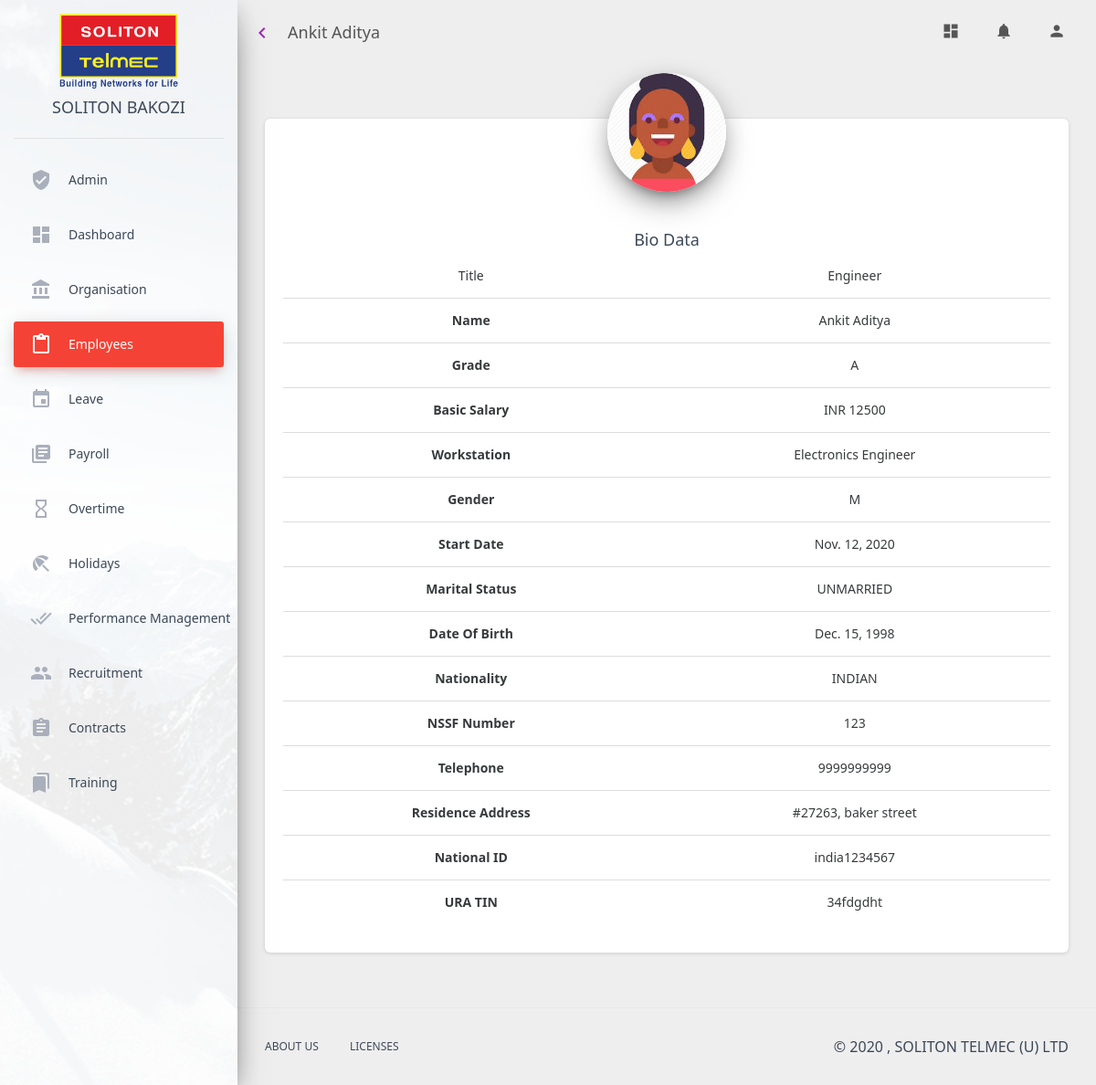
The app's page /employee_profile_page/2/ (signed in) with its own data.
### employees/models.py (models this page shows, shortened)
class Employee(models.Model):
    first_name = models.CharField(max_length=30)
    last_name = models.CharField(max_length=30)
    basic_salary = models.IntegerField(default=1000000)
    bonus = models.FloatField(default=0)
    local_service_tax = models.FloatField(default=0)
    grade = models.CharField(max_length=3, default="")
    gender = models.CharField(max_length=10)
    start_date = models.DateField()
    marital_status = models.CharField(max_length=10)
    dob = models.DateField()
    nationality = models.CharField(max_length=20)
    nssf_no = models.CharField(max_length=20)
    telephone_no = models.CharField(max_length=20)
    residence_address = models.CharField(max_length=20)
    national_id = models.CharField(max_length=20)
    ura_tin = models.CharField(max_length=20)
    annual_allowance = models.IntegerField(default=21)
    leave_balance = models.IntegerField(default=21)
    balance_last_year = models.IntegerField(default=0)
    leave_status = models.CharField(max_length=45, default="At Work")
    image_url = models.CharField(max_length=20, default="")
    status = models.CharField(max_length=20, default="Active")
    title = models.CharField(max_length=10, blank=True)
    work_station = models.CharField(max_length=20, blank=True)
    currency = models.ForeignKey(Currency, on_delete=models.CASCADE, blank=True, default=1)
    lunch_allowance = models.IntegerField(default=0)
    @property
    def position(self):
        return self.organisationdetail.position.name
    def __str__(self):
        return self.first_name + " " + self.last_name

### settings/models.py (models this page shows)
class Currency(models.Model):
    code = models.CharField(max_length=10,unique=True, default="UGX")
    desc = models.CharField(max_length=20,default="Ugandan Shillings")
    cost = models.CharField(max_length=20,default="1")
    def __str__(self):
        return self.code

### employees/views.py (the view)
# urls.py: path('employee_profile_page/<int:employee_id>/', views.employee_profile_page, name="employee_profile_page"),
def employee_profile_page(request, employee_id):
    employee = get_employee(employee_id)
    context = {
        "user": request.user,
        "employees_page": "active",
        "employee": employee,
    }
    return render(request, 'employees/employee_profile.html', context)

### employees/selectors.py (called while the page is built)
def get_employee(employee_id):
    return Employee.objects.get(pk=employee_id)

### ems_auth/models.py (called while the page is built)
    @property
    def get_unread_notifications(self):
        return self.notification_set.filter(status="Unread")

### employees/templates/employees/employee_profile.html (shortened to what this page needs)
{% extends './base.html'%} {% load static %}
{% block page_title %}
{{employee.first_name}} {{employee.last_name}}
{% endblock %}
{% block content %}
<div class="content">
    <div class="container-fluid">
        <div class="row">
            <div class="col-md-12">
                <div class="card card-profile">
                    <div class="card-avatar">
                        <a href="#pablo">
                            {% if employee.gender == "Male" %}
                            <img class="img" src="{% static '/assets/img/faces/male_avatar.png' %}"/>
                            {% else%}
                            <img class="img" src="{% static '/assets/img/faces/female_avatar.jpg' %}"/>
                            {% endif%}
                        </a>
                    </div>
                    <div class="card-body">
                        <h4 class="card-title">Bio Data</h4>
                        <table class="table">
                            <tr>
                                <td>Title</td>
                                <td>{{employee.title}}</td>
                            </tr>
                            <tr>
                                <th>Name</th>
                                <td>{{employee.first_name}} {{employee.last_name}}</td>
                            </tr>
                            <tr>
                                <th scope="row">Grade</th>
                                <td>{{employee.grade}}</td>
                            </tr>
                            <tr>
                                <th scope="row">Basic Salary</th>
                                <td>{{employee.currency}} {{employee.basic_salary}}</td>
                            </tr>
                            <tr>
                                <th scope="row">Workstation</th>
                                <td>{{employee.work_station}}</td>
                            </tr>
                            <tr>
                                <th scope="row">Gender</th>
                                <td>{{employee.gender}}</td>
                            </tr>
                            <tr>
                                <th scope="row">Start Date</th>
                                <td>{{employee.start_date}}</td>
                            </tr>
                            <tr>
                                <th scope="row">Marital Status</th>
                                <td>{{employee.marital_status}}</td>
                            </tr>
                            <tr>
                                <th scope="row">Date Of Birth</th>
                                <td>{{employee.dob}}</td>
                            </tr>
                            <tr>
                                <th scope="row">Nationality</th>
                                <td>{{employee.nationality}}</td>
                            </tr>
                            <tr>
                                <th scope="row">NSSF Number</th>
                                <td>{{employee.nssf_no}}</td>
                            </tr>
                            <tr>
                                <th scope="row">Telephone</th>
                                <td>{{employee.telephone_no}}</td>
                            </tr>
                            <tr>
                                <th scope="row">Residence Address</th>
                                <td>{{employee.residence_address}}</td>
                            </tr>
                            <tr>
                                <th scope="row">National ID</th>
                                <td>{{employee.national_id}}</td>
                            </tr>
                            <tr>
                                <th scope="row">URA TIN</th>
                                <td>{{employee.ura_tin}}</td>
                            </tr>
                        </table>
                    </div>
                </div>
            </div>
        </div>
    </div>
</div>
{%endblock%}

### records on screen
Employee: first_name "Ankit", last_name "Aditya", title "Engineer", grade "A", currency "INR", basic_salary "12500", work_station "Electronics Engineer", gender "M", start_date "Nov. 12, 2020", marital_status "UNMARRIED", dob "Dec. 15, 1998", nationality "INDIAN", nssf_no "123", telephone_no "9999999999", residence_address "#27263, baker street", national_id "india1234567", ura_tin "34fdgdht"
